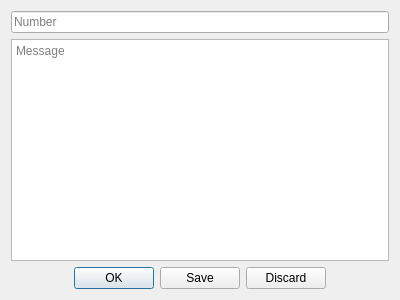
<ui version="4.0">
 <class>composer</class>
 <widget class="QDialog" name="composer">
  <property name="geometry">
   <rect>
    <x>0</x>
    <y>0</y>
    <width>400</width>
    <height>300</height>
   </rect>
  </property>
  <property name="windowTitle">
   <string>Dialog</string>
  </property>
  <layout class="QHBoxLayout" name="horizontalLayout">
   <item>
    <layout class="QVBoxLayout" name="verticalLayout">
     <item>
      <widget class="QLineEdit" name="number">
       <property name="placeholderText">
        <string>Number</string>
       </property>
      </widget>
     </item>
     <item>
      <widget class="QTextEdit" name="message">
       <property name="placeholderText">
        <string>Message</string>
       </property>
      </widget>
     </item>
     <item>
      <widget class="QDialogButtonBox" name="buttonBox">
       <property name="orientation">
        <enum>Qt::Horizontal</enum>
       </property>
       <property name="standardButtons">
        <set>QDialogButtonBox::Discard|QDialogButtonBox::Ok|QDialogButtonBox::Save</set>
       </property>
       <property name="centerButtons">
        <bool>true</bool>
       </property>
      </widget>
     </item>
    </layout>
   </item>
  </layout>
 </widget>
 <resources/>
 <connections/>
</ui>
